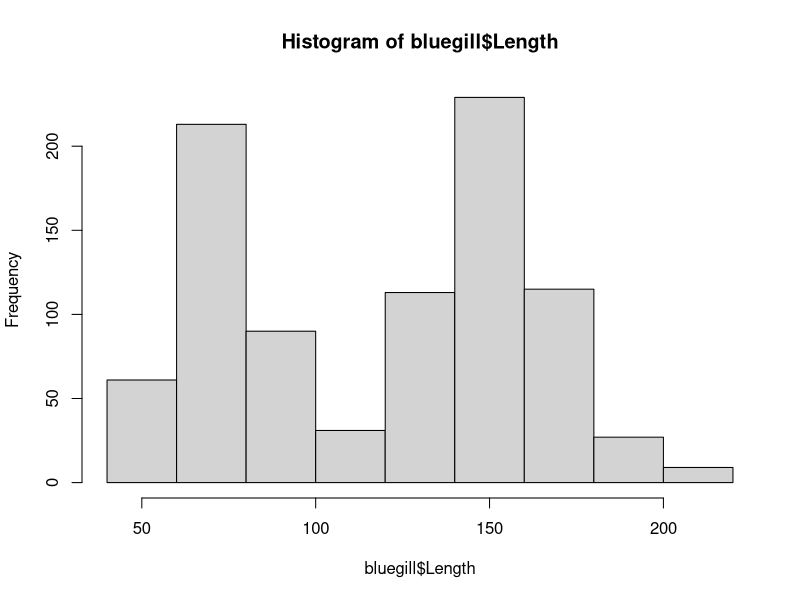
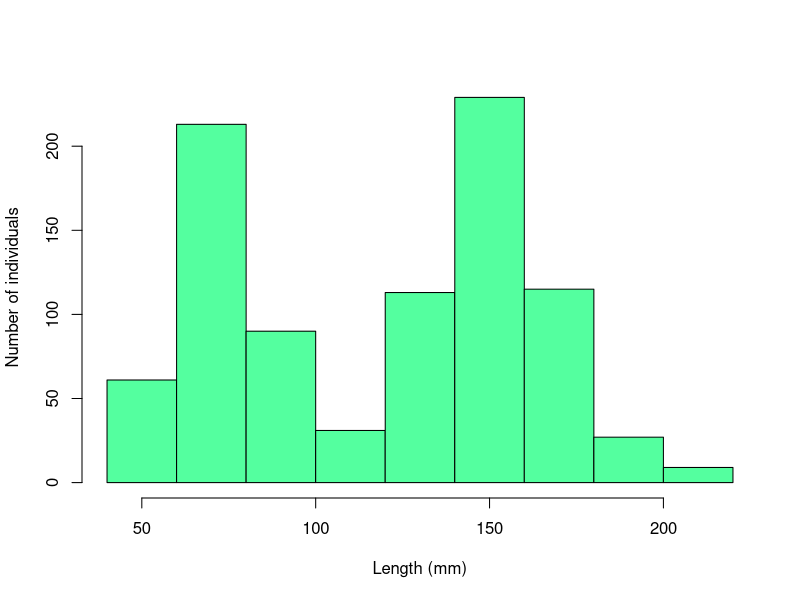
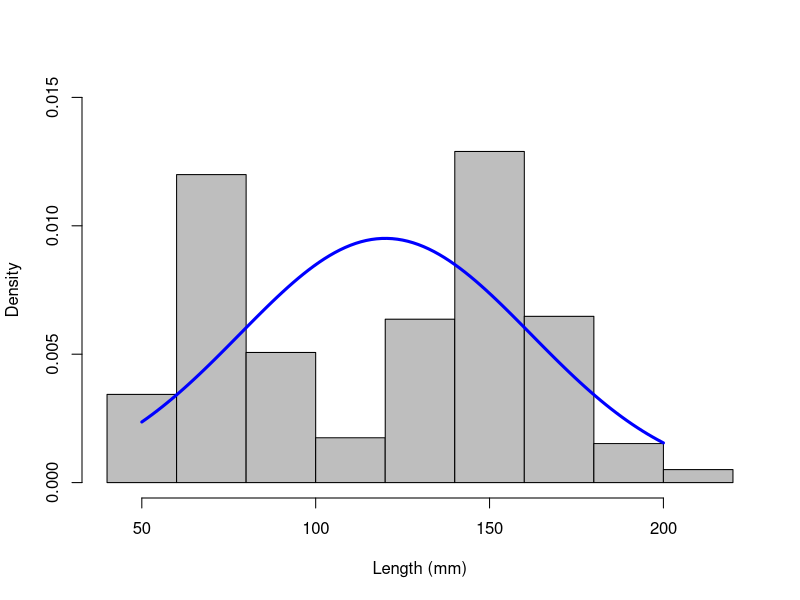
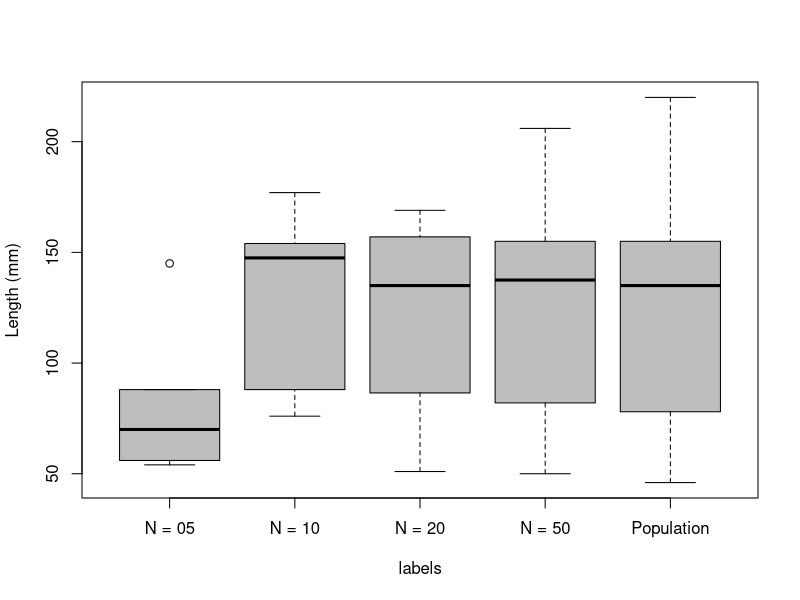

These figures' R source, in order: (Note: this script raises an error after producing the figures.)
bluegill <- read.table(file = "lab2.csv", header = TRUE, sep = ",")
bluegill
bluegill$Length
hist(bluegill$Length)
hist(bluegill$Length, main = "", xlab = "Length (mm)", ylab = " Number of individuals", col = "seagreen1")
hist(bluegill$Length, freq = FALSE, col = "gray", xlab = "Length (mm)", ylab = "Density", main = "", ylim = c(0,0.015))
curve(dnorm(x, mean(bluegill$Length), sd(bluegill$Length)), from = 50,to = 200, type = "l", lwd = 3, col = "blue", add = TRUE)
length5 <- sample(bluegill$Length, 5, replace = T)
length5
length10 = sample(bluegill$Length, 10, replace = T)
length20 = sample(bluegill$Length, 20, replace = T)
length50 = sample(bluegill$Length, 50, replace = T)
lengths <- c(bluegill$Length, length5, length10, length20, length50)
labels <- c(rep("Population", 888), rep("N = 05", 5), rep("N = 10",10), rep("N = 20", 20), rep("N = 50", 50))
boxplot(lengths ~ labels, ylab = "Length (mm)", col = "gray")
plotmeans(lengths ~ labels, xlab = "Sample Size", ylab = "Length (mm)", connect = FALSE, n.label = FALSE)
mean(bluegill$Length)
median(bluegill$Length)
sd(bluegill$Length)
se = function(x){sd(x)/sqrt(length(x))}     
se(bluegill$Length)
var(bluegill$Length)

